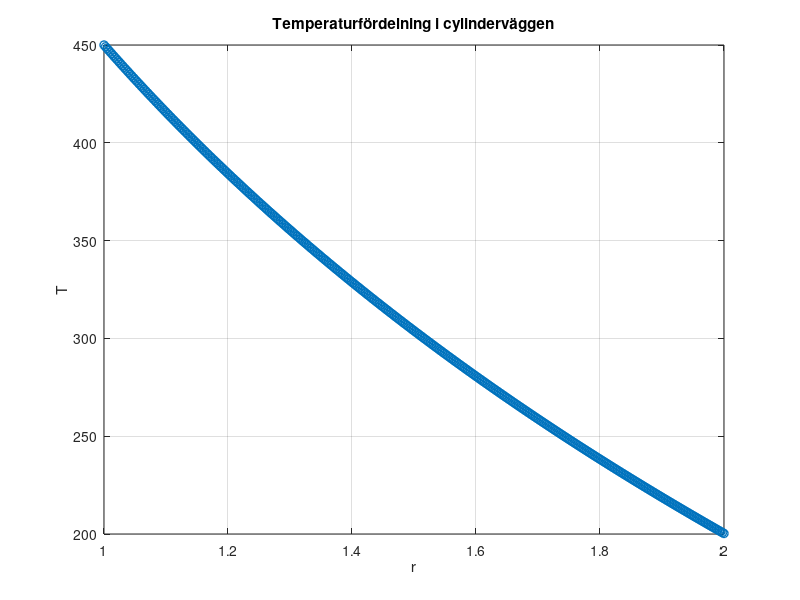
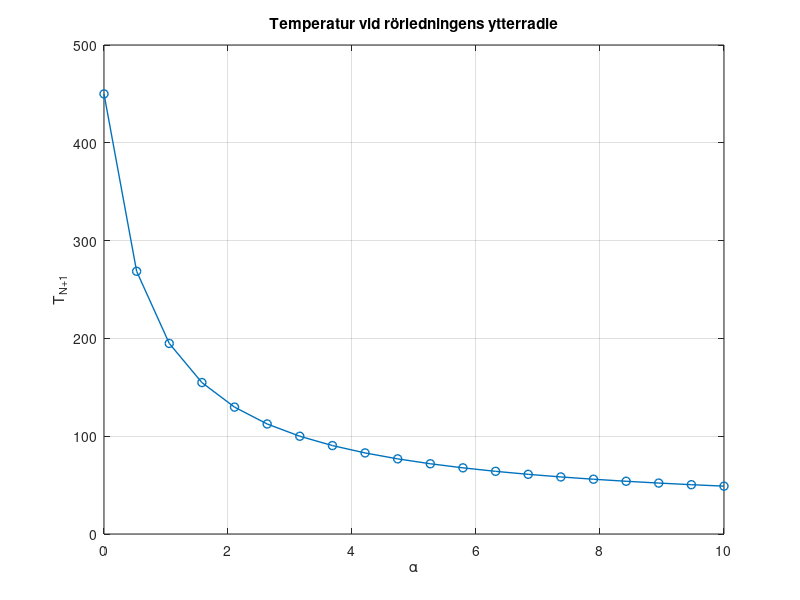

Here is the MATLAB script that generated these plots, in order:
clear all

% Funktionen används i uppgift c) och beräknar värden på T
function [A,b,ri,N,T,TN1] = diskretisering_temperatur(N,alfa,k,r0,rN1,Te,T0)
    tol = 0.1;
    TN1_old = Te; % Initial guess
    err = 1;

    while err > tol
        h = 1/(N+1);    % Steglängd 
        ri = [r0+h:h:rN1-h]';   %Inre punkter (r1, r2, r3, r4 ...) 
    
        A = zeros(N,N);     % Sätter upp matris A
        A(1,1:2) = [(-2*ri(1))/(h^2)  ri(1)/(h^2)+1/(2*h)];   % Första raden

        for i = 2:N-1
            A(i,i-1) = ri(i)/(h^2) - 1/(2*h);   % T_(i-1)
            A(i,i) = (-2*ri(i))/(h^2);            % T_(i)
            A(i,i+1) = ri(i)/(h^2) + 1/(2*h);   % T_(i+1)
        end

        A(N,N-1:N) = [ri(N)/(h^2)-1/(2*h)  (-2*ri(N))/(h^2)+(k*ri(N))/(k*(h^2)+alfa*h^3)+k/(k*2*h+2*alfa*h^2)]; % Sista raden
        A = sparse(A); % Spara den som gles matris

        b = zeros(N,1); % Sätter upp matris b

        b(1) = T0/(2*h) - (T0*ri(1))/(h^2);  % Anger värdet på första input (vad T1 är)
        b(N) = -((Te*alfa*h)/(k+alfa*h))*(ri(N)/(h^2)+1/(2*h)); % Anger värdet på sista input (vad T_N är)

        T = A\b; % Räknar ut värden på T_1, T_2, T_3, ... T_N

        TN1 = (Te*alfa*h + T(N)*k) / (k + alfa*h); % Räknar ut värden på T_(N+1)
        err = abs(TN1-TN1_old); % Räknar ut vad felet är (skillnaden mellan nya T_(N+1) och gamla T_(N+1)
        TN1_old = TN1; % Förnyar gamla värdet på T_(N+1)
        N = 2 * N;
    end
    N = N/2;
end

% Funktionen används i uppgift d) och beräknar T_(N+1)
function TN1 = diskretisering_temperatur_alfa(N,alfa,k,r0,rN1,Te,T0)
        h = 1/(N+1);    % Steglängd 
        ri = [r0+h:h:rN1-h]';   %Inre punkter (r1, r2, r3, r4 ...) 
    
        A = zeros(N,N);     % Sätter upp matris A
        A(1,1:2) = [(-2*ri(1))/(h^2)  ri(1)/(h^2)+1/(2*h)];   % Första raden

        for i = 2:N-1
            A(i,i-1) = ri(i)/(h^2) - 1/(2*h);   % T_(i-1)
            A(i,i) = (-2*ri(i))/(h^2);            % T_(i)
            A(i,i+1) = ri(i)/(h^2) + 1/(2*h);   % T_(i+1)
        end

        A(N,N-1:N) = [ri(N)/(h^2)-1/(2*h)  (-2*ri(N))/(h^2)+(k*ri(N))/(k*(h^2)+alfa*h^3)+k/(k*2*h+2*alfa*h^2)]; % Sista raden
        A = sparse(A); % Spara den som gles matris

        b = zeros(N,1); % Sätter upp matris b

        b(1) = T0/(2*h) - (T0*ri(1))/(h^2); % Anger värdet på första input (vad T1 är)
        b(N) = -((Te*alfa*h)/(k+alfa*h))*(ri(N)/(h^2)+1/(2*h)); % Anger värdet på sista input (vad T_N är)

        T = A\b;  % Räknar ut värden på T_1, T_2, T_3, ... T_N

        TN1 = (Te*alfa*h + T(N)*k) / (k + alfa*h); % Räknar ut värden på T_(N+1)
        
end

% Börjar med uppgift c)
N = 25;              % Delintervall
alfa = 1;
k = 1; 
Te = 20;
r0 = 1; rN1 = 2;     % Randpunkter
T0 = 450;       % Första randvärde

[A,b,ri,N,T,TN1] = diskretisering_temperatur(N,alfa,k,r0,rN1,Te,T0); % Anropar funktionen

rx = [r0; ri; rN1]; % En vektor med värdena r_0, r_1, r_2, ..., r_N, r_(N+1)
Ty = [T0; T; TN1]; % En vektor med värden T_0, T_1, T_2, ..., T_N, T_(N+1)

% Rita temperaturfördelningen
figure;
plot(rx, Ty, '-o', 'LineWidth', 1);
xlabel('r');
ylabel('T');
title('Temperaturfördelning i cylinderväggen');
grid on;

fprintf('Sista N värde: %d\n', N);
fprintf('Sista T värde: %.2f\n', TN1);

% Börjar med uppgift d) 
N = 10000;      % Delintervall
alfa_values = linspace(0, 10, 20); % alfa värden: 20 intervall
TN1_values = zeros(size(alfa_values)); % T_(N+1) värden vid olika alfa värden

% Loopa över alfa-värden
for i = 1:length(alfa_values)
    alfa = alfa_values(i);
    TN1_values(i) = diskretisering_temperatur_alfa(N, alfa, k, r0, rN1, Te, T0);
end

% Rita temperaturfördelningen
figure;
plot(alfa_values, TN1_values, '-o', 'LineWidth', 1);
xlabel('\alpha');
ylabel('T_{N+1}');
title('Temperatur vid rörledningens ytterradie');
grid on;

% När alfa ökar så minskar T_(N+1) (temperatur vid ytterradie)
% Om alfa går mot oändligheten, kommer T_(N+1) gå mot Te
